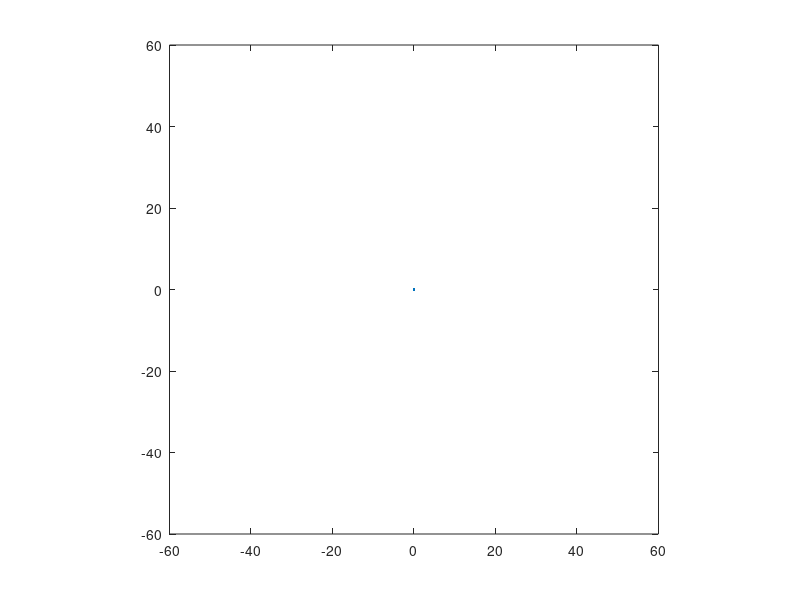

This figure's MATLAB source: (Note: this script raises an error after producing the figure.)
% Exercise 9: Moon Landing
clear variables;

%% Constants
global Rearth Rmoon Mmoon Mearth rs omega crashed;
Rearth  =   0.734078492664;
Rmoon   =   59.6805814534;
Mmoon   =   20/81.3;
Mearth  =   20;
rs      =   1.06;
omega   =   2*pi/(27.322*24);
crashed =   0;
step    =   0.05;

%% Asking for the initial conditions.
%(6,250) -> Orbiting without landing.
%(6.1,230) -> Lands on the Moon.
disp('Use v_O = 6.1, alpha = 230 for moon landing.');
disp('Use v_O = 6, alpha = 250 for an orbit around the Earth without landing.');
vO      =   input(' Initial velocity vO (EU/h) ? ');
alpha   =   input(' Initial angle alpha(Grad) ? ')*pi/180;

YO      =   [(rs*cos(alpha))-Rearth;
            rs*sin(alpha);
            -vO*sin(alpha);
            vO*cos(alpha)];
trajectory  =   [];

%% Create figure and plot orgin.
figure();
axis equal;
plot(0,0); hold on;
axis equal;
xlim([-60,60]);
ylim([-60,60]);

%% Set relative precision.
options = odeset('RelTol',1e-6,'AbsTol',1e-6);

%% Iteration over 28 days
t = 0;
ind = 1;
for day =   1:27
    % Set time interval.
    interval    =   t:step:t+24;
    % integrate over 24 hrs
    [T,Y]       =   ode45(@(t,y) f(t,y), interval, YO,options);
    % Compute positions of the Moon and Earth in these 24 hours.
    for tt  =   t:step:t+24
        vecEarth        =   posEarth(tt);
        vecMoon         =   posMoon(tt);
        r_EarthX(ind)   =   vecEarth(1);
        r_EarthY(ind)   =   vecEarth(2);
        r_MoonX(ind)    =   vecMoon(1);
        r_MoonY(ind)    =   vecMoon(2);
        ind             =   ind+1;
    end
    % Update global time.
    t   =   t+24;
    % Set initial conditions for the next day.
    YO          =   [Y(round(24/step),1);
                     Y(round(24/step),2);
                     Y(round(24/step),3);
                     Y(round(24/step),4)];
    % Plot celestial bodies.
    trajectory  =   [trajectory;Y(:,1),Y(:,2)];
    % Plot the Moon, Earth and Satellite.
    clf;
    plot(r_MoonX,r_MoonY,'k--'); hold on;
    plot(r_EarthX,r_EarthY,'b--');
    plot(trajectory(:,1),trajectory(:,2),'r--');
    plot(r_MoonX(ind-1),r_MoonY(ind-1),'k.');
    plot(r_EarthX(ind-1),r_EarthY(ind-1),'b.');
    xlim([-60,60]);
    ylim([-60,60]);
    drawnow;
    pause(0.5);
    % Step if crashed or landed.
    if crashed == 1
        break;
    end
end
hold off;

function    r   =   posEarth(t)
    global Rearth omega;
    % Calculate position in circular orbit.
    r(1)    =   -Rearth*cos(omega*t);
    r(2)    =   -Rearth*sin(omega*t);
end

function    r   =   posMoon(t)
    global Rmoon omega;
    % Calculate position in circular orbit.
    r(1)    =   Rmoon*cos(omega*t);
    r(2)    =   Rmoon*sin(omega*t);
end

function dydt   =   f(t,y)
    global Mearth Mmoon crashed;
    % Calculate position of the Earth and Moon.
    rEarth      =   posEarth(t);
    rMoon       =   posMoon(t);
    % Calculate distance to both Earth and Moon.
    distMoon    =   norm([rMoon(1)  - y(1), rMoon(2)  - y(2)]);
    distEarth   =   norm([rEarth(1) - y(1), rEarth(2) - y(2)]);
    % Check if it crashes on Earth.
    if  distEarth   <=  1
        % If it hasn't crashed/landed yet.
        if  crashed ==  0
            fprintf('Satellite crashed on the Earth.\n');
            crashed =   1;
        end
        % Set velocity and acceleration to 0.
        dydt    =   [0;0;0;0];
        return;
    end
    % Check if it lands on the moon.
    if distMoon <=  3500/6400
        % If it has not crashed/landed.
        if  crashed ==  0
            fprintf('Satellite landed!\n');
            crashed =   1;
        end
        dydt    =   [0;0;0;0];
        return;
    end

    % If trajectory continues.
    dydt    =   [y(3);
                 y(4);
                 -Mearth*(y(1)  -   rEarth(1))/(distEarth^3)    -   Mmoon*(y(1) -   rMoon(1))/(distMoon^3);
                 -Mearth*(y(2)  -   rEarth(2))/(distEarth^3)    -   Mmoon*(y(2) -   rMoon(2))/(distMoon^3)];
end